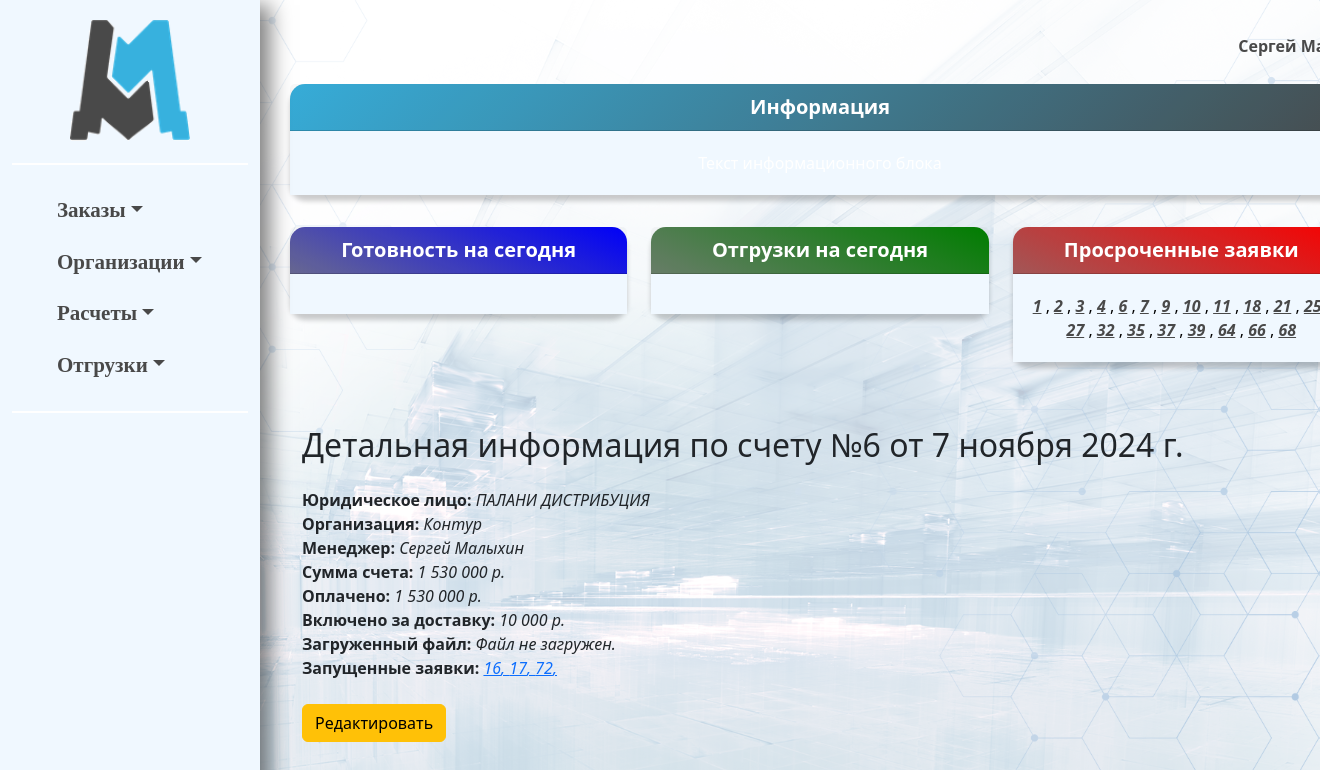
Screenshot of /erp_main/invoice/6/ (signed in) with the database file from the repository.
### erp_main/models.py (models this page shows, shortened)
class Invoice(models.Model):
    number = models.CharField(max_length=5, blank=True, null=True)
    organization = models.ForeignKey(Organization, related_name='organization', on_delete=models.CASCADE)
    date = models.DateField()
    amount = models.IntegerField(default=0)
    payed_amount = models.IntegerField(default=0)
    shipping_amount = models.IntegerField(default=0)
    montage_amount = models.IntegerField(default=0)
    legal_entity = models.ForeignKey(LegalEntity, related_name='legal_entity', on_delete=models.CASCADE)
    invoice_file = models.FileField(upload_to='invoices/', blank=True, null=True)
    year = models.PositiveIntegerField(editable=False)
    is_paid = models.BooleanField(default=False, blank=True, null=True)
    change_date = models.DateField(blank=True, null=True)
    closing_document = models.FileField(upload_to='closing_documents/', blank=True, null=True)
    class Meta:
        constraints = [
            models.UniqueConstraint(fields=['number', 'legal_entity', 'year'], name='unique_field_combination')
        ]

class LegalEntity(models.Model):
    name = models.CharField(max_length=255)
    inn = models.CharField(max_length=12, unique=True)
    ogrn = models.CharField(max_length=15, unique=True)
    kpp = models.CharField(max_length=9)
    r_s = models.CharField(max_length=20)
    bank = models.CharField(max_length=255)
    bik = models.CharField(max_length=9)
    k_s = models.CharField(max_length=20)
    address = models.CharField(max_length=255)
    email = models.EmailField()
    ceo_title = models.CharField(max_length=100)
    ceo_name = models.CharField(max_length=255)
    def __str__(self):
        return self.name
    class Meta:
        verbose_name_plural = 'Юридические лица'

class Organization(models.Model):
    FOOTING_CHOICES = (
        ('ustav', 'устава'),
        ('attorney', 'доверенности')
    )
    KIND_CHOICES = (
        ('ooo', 'ООО'),
        ('ao', 'АО'),
        ('zao', 'ЗАО'),
        ('ip', 'ИП'),
    )
    kind = models.CharField(max_length=100, blank=True, null=True, choices=KIND_CHOICES)
    phone_number = models.CharField(max_length=15, blank=True, null=True)
    name_fl = models.CharField(max_length=15, blank=True, null=True)
    user = models.ForeignKey(User, related_name='organizations', on_delete=models.CASCADE)
    ceo_footing = models.CharField(max_length=30, choices=FOOTING_CHOICES)
    name = models.CharField(max_length=100, blank=True, null=True)
    inn = models.CharField(max_length=15, blank=True, null=True)
    ogrn = models.CharField(max_length=15, blank=True, null=True)
    kpp = models.CharField(max_length=15, blank=True, null=True)
    r_s = models.CharField(max_length=25, blank=True, null=True)
    bank = models.CharField(max_length=300, blank=True, null=True)
    bik = models.CharField(max_length=10, blank=True, null=True)
    k_s = models.CharField(max_length=25, blank=True, null=True)
    address = models.CharField(max_length=150, blank=True, null=True)
    email = models.EmailField(blank=True, null=True)
    ceo_title = models.CharField(max_length=30, blank=True, null=True)
    ceo_name = models.CharField(max_length=150, blank=True, null=True)
    def __str__(self):
        if self.name_fl:
            return f'{self.name_fl} ({self.phone_number})'
        return self.name
    class Meta:
        verbose_name_plural = 'Организации'

class Order(models.Model):
    created_at = models.DateTimeField(auto_now_add=True)
    order_file = models.FileField(upload_to='uploads/')
    invoice = models.ForeignKey(Invoice, related_name='invoice', blank=True, null=True, on_delete=models.CASCADE)
    due_date = models.DateField(null=True, blank=True)
    comment = models.TextField(blank=True, null=True)
    def get_items_filtered(self):
        return self.items.exclude(p_status__in=['changed',])
    @property
    def status(self): # раскидываем позиции по статусам
        in_query = self.get_items_filtered().filter(p_status='in_query').aggregate(total=Sum('p_quantity'))['total'] or 0
        product = self.get_items_filtered().filter(p_status='product').aggregate(total=Sum('p_quantity'))['total'] or 0
        ready = self.get_items_filtered().filter(p_status='ready').aggregate(total=Sum('p_quantity'))['total'] or 0
        shipped = self.get_items_filtered().filter(p_status='shipped').aggregate(total=Sum('p_quantity'))['total'] or 0
        stopped = self.get_items_filtered().filter(p_status='stopped').aggregate(total=Sum('p_quantity'))['total'] or 0
        canceled = self.get_items_filtered().filter(p_status='canceled').aggregate(total=Sum('p_quantity'))['total'] or 0
        if in_query > 0 and product == 0 and ready == 0 and shipped == 0:
            return f'в очереди'
        elif in_query == 0 and product > 0 and ready == 0 and shipped == 0:
            return f'запущен'
        elif in_query == 0 and product == 0 and ready > 0 and shipped == 0:
            return f'готов'
        elif in_query == 0 and product == 0 and ready == 0 and shipped > 0:
            return f'отгружен'
        elif stopped > 0 and product == 0 and ready == 0 and shipped == 0:
            return f'остановлен'
        elif canceled > 0 and product == 0 and ready == 0 and shipped == 0:
            return f'отменен'
        else:
            return f'частично не готов' # дополнительная логика обработки заявок со смешанным статусом позиций

### erp_main/views.py (the view)
# urls.py: path('invoice/<int:pk>/', views.invoice_detail, name='invoice_detail'),
@login_required(login_url='login')
def invoice_detail(request, pk):
    invoice = get_object_or_404(Invoice, id=pk)
    orders = invoice.invoice.all()
    if request.method == 'POST':
        form = InvoiceForm(user=request.user, data=request.POST, files=request.FILES, instance=invoice)
        if form.is_valid():
            invoice = form.save()
            file_url = invoice.invoice_file.url if invoice.invoice_file else None
            return JsonResponse({
                'success': True,
                'file_url': file_url,
                'redirect_url': reverse('invoice_detail', args=[invoice.id])
            })
        else:
            error_messages = form.errors.as_json()
            return JsonResponse({'success': False, 'error': error_messages}, status=400)
    else:
        form = InvoiceForm(user=request.user, instance=invoice)
    return render(request, 'invoice_detail.html', {'invoice': invoice, 'orders': orders, 'form': form})

### erp_main/context_processors.py (called while the page is built)
def base_context(request):
    orders = Order.objects.all()
    date = datetime.date.today()
    date_now = date.today()
    today, overdue, ships = {}, {}, {}
    for order in orders:
        if order.due_date == date:
            order_url = reverse('order_detail', args=[order.pk])
            today[order.pk] = order_url
        if order.due_date is not None and order.due_date < date and order.status in ['в очереди', 'запущен']:
            order_url = reverse('order_detail', args=[order.pk])
            overdue[order.pk] = order_url
        if Shipment.objects.filter(order=order, date=date_now).exists():
            order_url = reverse('order_detail', args=[order.pk])
            ships[order.pk] = order_url
    return {'today': today, 'overdue': overdue, 'ships': ships}

### erp_main/templates/invoice_detail.html (shortened to what this page needs)
{% extends 'base.html' %}
{% load humanize %}
{% block content %}
<div class="container mt-5">
    <h2 class="mb-4">Детальная информация по счету №{{ invoice.number }} от {{ invoice.date }}</h2>
    <div class="mb-4">
        <b>Юридическое лицо:</b> <i>{{ invoice.legal_entity }}</i> <br>
        <b>Организация:</b> <i>{{ invoice.organization }}</i> <br>
        <b>Менеджер:</b> <i>{{ invoice.organization.user.first_name }} {{ invoice.organization.user.last_name }}</i> <br>
        <b>Сумма счета:</b> <i>{{ invoice.amount|intcomma }} р.</i> <br>
        <b>Оплачено:</b> <i>{{ invoice.payed_amount|intcomma }} р.</i> <br>
        {% if invoice.shipping_amount > 0 %}
           <b>Включено за доставку:</b> <i>{{ invoice.shipping_amount|intcomma }} р.</i> <br>
        {% endif %}
        {% if invoice.invoice_file %}
            <b>Загруженный файл:</b> <a href="{{ invoice.invoice_file.url }}" target="_blank">Скачать файл</a> <br>
        {% else %}
            <b>Загруженный файл:</b> <i>Файл не загружен.</i> <br>
        {% endif %}
            <b>Запущенные заявки:</b>
        {% if orders %}
            {% for order in orders %}
            <a href="{% url 'order_detail' order.id %}"><i>{{ order.id }}, </i></a>
            {% endfor %}
        {% else %}    <i> Нет </i>
        {% endif %}
    </div>
    <button id="editButton" class="btn btn-warning mb-3">Редактировать</button>
</div>
{% endblock %}

### templates/base.html (shortened to what this page needs)
{% load static %}
<!DOCTYPE html>
<html lang="ru">
<head>
    <link href="https://cdn.jsdelivr.net/npm/bootstrap@5.3.0-alpha1/dist/css/bootstrap.min.css" rel="stylesheet">
</head>
<body>
<div class="container-fluid">
    <div class="row">
        <nav class="sidebar" id="sidebar">
            <div style="text-align: center;">
                <a href="{% url 'index' %}">
                    <img src="{% static 'erp_main/images/logo.png' %}" style="width: 120px; height: auto;" alt="Главная" id="logo">
                </a>
            </div>
            <div class="gradient-line"></div>
            <div class="sidebar-sticky">
                <ul class="nav flex-column text-left">
                    <li class="nav-item dropdown">
                        <a class="nav-link dropdown-toggle" href="#" role="button" data-bs-toggle="dropdown" aria-expanded="false">Заказы</a>
                    </li>
                    <li class="nav-item dropdown">
                        <a class="nav-link dropdown-toggle" href="#" role="button" data-bs-toggle="dropdown" aria-expanded="false">Организации</a>
                    </li>
                    <li class="nav-item dropdown">
                        <a class="nav-link dropdown-toggle" href="#" role="button" data-bs-toggle="dropdown" aria-expanded="false">Расчеты</a>
                    </li>
                    <li class="nav-item dropdown">
                        <a class="nav-link dropdown-toggle" href="#" role="button" data-bs-toggle="dropdown" aria-expanded="false">Отгрузки</a>
                    </li>
                </ul>
            </div>
            <div class="gradient-line"></div>
        </nav>
        <main role="main" class="col-md-10 main-content">
            <div class="row my-1">
                <div class="col-md-12">
                    <div class="row mb-0">
                        <div class="col-md-10 text-center">
                        </div>
                        <div class="col-md-2 text-center" style="background: none;">
                            <div class="alert alert-info" role="alert">
                                {% if user.is_authenticated %}
                                    <li class="nav-item dropdown">
                                        <a class="nav-link dropdown-toggle" href="#" role="button" data-bs-toggle="dropdown" aria-expanded="false">{{ user.first_name }} {{ user.last_name }}</a>
                                    </li>
                                {% endif %}
                            </div>
                        </div>
                    </div>
                    <div class="card mb-3 text-white" id="first-block">
                        <div class="card-header">Информация</div>
                        <div class="card-body">
                            <p class="card-text">Текст информационного блока</p>
                        </div>
                    </div>
                </div>
            </div>
                    <div class="row my-3">
                       <div class="col-md-4">
                    <div class="card text-white bg-primary mb-3" id="readiness">
                        <div class="card-header">Готовность на сегодня</div>
                        <div class="card-body">
                        </div>
                    </div>
                </div>
                        <div class="col-md-4">
                    <div class="card text-white bg-success mb-3" id="shipment">
                        <div class="card-header">Отгрузки на сегодня</div>
                        <div class="card-body text-black">
                        </div>
                    </div>
                </div>
                <div class="col-md-4">
                    <div class="card text-white bg-danger mb-3" id="delay">
                        <div class="card-header">Просроченные заявки</div>
                        <div class="card-body text-black">
                            <p class="card-text">
                                {% for num, link in overdue.items %}
                                    <a href="{{ link }}" style="color: #494949;"><i><strong>{{ num }}</strong></i></a>
                                    {% if forloop.last != True%},{% endif %}
                                {% endfor %}
                            </p>
                        </div>
                    </div>
                </div>
            </div>
        {% block content %}
        {% endblock %}
        </main>
    </div>
</div>
</body>
</html>

### rows the page displays
Invoice: number "6", date "7 ноября 2024 г.", legal_entity "ПАЛАНИ ДИСТРИБУЦИЯ", organization "Контур", organization.user.first_name "Сергей", organization.user.last_name "Малыхин", amount "1 530 000", payed_amount "1 530 000", shipping_amount "10 000"
Order: id "16"
Order: id "17"
Order: id "72"

### other values shown
{{ user.first_name }} "Сергей"
{{ num }} "1" "2" "3" "4" "6" "7" "9" "10" "11" "18" "21" "27" "32" "35" "37" "39" "64" "66" "68"
